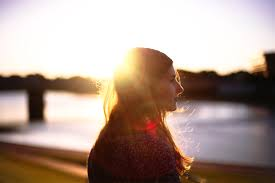
#> input picture images.png, 275 x 183 px
$ python -i color_segmentation.py   (imports and definitions only)
#> lines starting #> are read from the running program, lines starting #| are printed output that depends on the picture; after the words box and inside, x2 and y2 are one past the last pixel; in counts of white or black regions, pixels touching at a corner belong together
"""
Watershed-based color segmentation for glare and reflection detection
"""

import numpy as np
import cv2
from scipy import ndimage


class WatershedSegmentation:
    """
    Watershed algorithm for color segmentation and mask generation
    Effective for separating regions based on color similarity
    """

    # [83 lines left out: functions watershed_segmentation, color_watershed_with_selection, not called in this run]

    @staticmethod
    def adaptive_watershed(image, brightness_threshold=200, min_region_size=100):
        """
        Adaptive watershed that automatically detects bright regions

        Args:
            image: Input image (RGB)
            brightness_threshold: Threshold for detecting bright regions
            min_region_size: Minimum size of regions to keep

        Returns:
            Binary mask of detected regions
        """
#> called with brightness_threshold = 200, min_region_size = 100
        # Convert to grayscale
        gray = cv2.cvtColor(image, cv2.COLOR_RGB2GRAY)
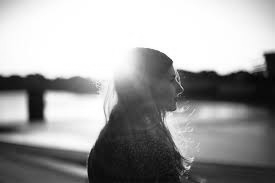
#> gray: shape (183, 275); min 1, max 255, mean 159.2

        # Find bright regions
        _, binary = cv2.threshold(gray, brightness_threshold, 255, cv2.THRESH_BINARY)
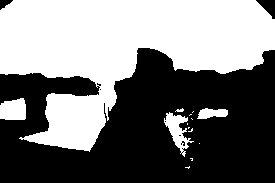
#> binary: shape (183, 275); 47.5% white; 14 white regions (9 under 20 px), largest, box (x1, y1, x2, y2) and area: (0, 0, 275, 152) 22595, (164, 112, 194, 157) 533, (0, 98, 26, 120) 499, (197, 108, 228, 119) 241, (175, 108, 184, 112) 22

        # Morphological operations to clean up
        kernel = np.ones((3, 3), np.uint8)
        binary = cv2.morphologyEx(binary, cv2.MORPH_OPEN, kernel, iterations=2)
#> binary: shape (183, 275); 46.9% white; 4 white regions, box (x1, y1, x2, y2) and area: (0, 0, 275, 151) 22489, (0, 99, 26, 120) 495, (166, 114, 185, 146) 383, (199, 109, 228, 119) 233
        binary = cv2.morphologyEx(binary, cv2.MORPH_CLOSE, kernel, iterations=2)
#> binary: shape (183, 275); 46.9% white; 4 white regions, box (x1, y1, x2, y2) and area: (0, 0, 275, 151) 22505, (0, 99, 26, 120) 497, (166, 114, 185, 146) 389, (199, 109, 228, 119) 236

        # Distance transform for watershed
        dist_transform = cv2.distanceTransform(binary, cv2.DIST_L2, 5)
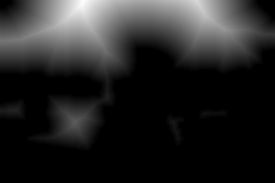
#> dist_transform: shape (183, 275) float32; min 0, max 72.78, mean 10.6; drawn with min black and max white

        # Find peaks (sure foreground)
        _, sure_fg = cv2.threshold(dist_transform, 0.3 * dist_transform.max(), 255, 0)
#> sure_fg: shape (183, 275) float32; 21.4% white; 2 white regions, box (x1, y1, x2, y2) and area: (0, 0, 255, 62) 10675, (69, 116, 83, 128) 114
        sure_fg = sure_fg.astype(np.uint8)

        # Find sure background
        sure_bg = cv2.dilate(binary, kernel, iterations=3)
#> sure_bg: shape (183, 275); 53.1% white; 3 black regions (1 under 20 px), largest, box (x1, y1, x2, y2) and area: (0, 51, 275, 183) 23490, (262, 0, 275, 13) 91

        # Unknown region
        unknown = cv2.subtract(sure_bg, sure_fg)
#> unknown: shape (183, 275); 31.7% white; 5 white regions, box (x1, y1, x2, y2) and area: (0, 0, 275, 154) 13181, (163, 111, 188, 149) 753, (0, 96, 29, 123) 749, (0, 0, 32, 29) 742, (196, 106, 231, 122) 511

        # Label markers
        _, markers = cv2.connectedComponents(sure_fg)
#> markers: shape (183, 275) int32; 3 distinct labels, from 0 to 2
        markers = markers + 1
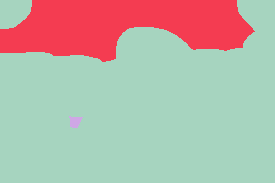
#> markers: shape (183, 275) int32; 3 distinct labels, from 1 to 3; one colour per label, 0 black
        markers[unknown == 255] = 0
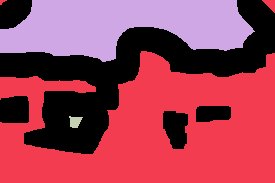
#> markers: shape (183, 275) int32; 4 distinct labels, from 0 to 3; one colour per label, 0 black

        # Apply watershed
        markers = cv2.watershed(image, markers)
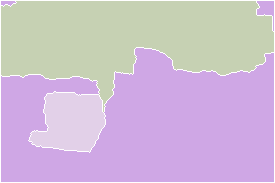
#> markers: shape (183, 275) int32; 4 distinct labels, from -1 to 3; one colour per label, 0 black, -1 white

        # Create final mask
        mask = np.zeros(image.shape[:2], dtype=np.uint8)
        mask[markers > 1] = 255

        # Filter by region size
        labeled, num_features = ndimage.label(mask)
        for i in range(1, num_features + 1):
            region_mask = labeled == i
            if np.sum(region_mask) < min_region_size:
                mask[region_mask] = 0

        return mask

    # [75 lines left out: functions hsv_watershed_segmentation, multi_color_watershed, not called in this run]

>>> import cv2
>>> picture = cv2.cvtColor(cv2.imread('../../images.png'), cv2.COLOR_BGR2RGB)
>>> result = WatershedSegmentation().adaptive_watershed(picture)
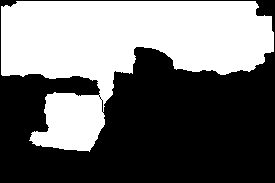
#> result: shape (183, 275); 43.7% white; 1 white region, box (x1, y1, x2, y2) and area: (1, 1, 274, 152) 21992
